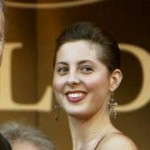
%> input picture sample0.jpg, 150 x 150 px; the run also reads 1 picture not shown here
$ octave main.m   (GNU Octave 9; MATLAB toolbox functions it lacks are replaced by stand-ins)
%> lines starting %> are read from the running program, lines starting %| are printed output that depends on the picture; in (x1, y1, x2, y2) boxes, pixels count from 0 and x2, y2 are one past the last pixel; in counts of white or black regions, pixels touching at a corner belong together; the program's own positions count from 1
### wrapped.m
function noreturn = wrapped(fileName)
%> called with fileName = 'sample0.jpg'
  %--settings--
  threshold = 113;
  height = 1.8;
  width = 1;
  partition = 5;
  num = 0;
  %precision = 3;
  %小さいほど高精度

  %--read image--
  imdata = imread(fileName);
%> imdata is the input picture: size 150x150x3 uint8; mean R, G, B 111.9, 87.5, 55.5

  %RGB to Gray and region segment
  graydata = rgb2gray(imdata);
  graydata = regionSegment(graydata,threshold);

  phaseenh = phase(graydata);

  [sizey, sizex] = size(imdata);
  rate = sizey/height/partition;
  precision = 4*rate/24;

  figure(1)
  imshow(imdata);
  hold on;


  while((rate+precision)*height<sizey)
    rate = rate+precision;
    raster(imdata,graydata/255,phaseenh/255,rate,height);
    if(rate*height>sizey)
      break
    endif
  endwhile

endfunction

### regionSegment.m
function image = regionSegment(imdata,threshold)
%> called with threshold = 113
  [sizex,sizey] = size(imdata);
%> sizex = 150; sizey = 150
  for col = 1:sizey
    for row = 1:sizex
      if (imdata(row,col)>threshold)
        imdata(row,col)=255;
      else
        imdata(row,col)=0;
      endif
    endfor
  endfor
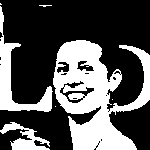
%> imdata: size 150x150 uint8; 33.6% white; 7 white regions (4 under 20 px), largest, box (x1, y1, x2, y2) and area: (53, 40, 150, 150) 5606, (0, 6, 53, 112) 1343, (0, 122, 50, 150) 591
  image = imdata;
endfunction

### phase.m

function res = phase(imdata)
  %口目鼻が強調される。
  %imdata = imread(fileName);

  [sizex1,sizey1] = size(imdata);
%> sizex1 = 150; sizey1 = 150
  fdata1 = fftshift(fft2(fftshift(imdata)))/sqrt(sizex1*sizey1);

  % 位相限定相関（エッジ強調）
  amp_fdata1 = abs(fdata1); %振幅
  phase_fdata1 = atan2(imag(fdata1),real(fdata1)); %位相４
  filtereddata1 = ifftshift(abs(ifft2(exp(i*phase_fdata1))));
  %figure(cont1+1);
  %imshow(abs(filtereddata1),[]);

  threshold = max(max(filtereddata1))/(2.0+9/5);
%> threshold = 0.0117
  filtereddata1_aft = regionSegment(filtereddata1,threshold);
%> after the loop in regionSegment (call 2), `for col = 1:sizey`: imdata: size 150x150 double; 8.2% white in thin lines or dots

  % [6 lines of commented-out code are left out]

  res = -filtereddata1_aft+imdata;
%> res: size 150x150 uint8; 29.5% white; 9 white regions (3 under 20 px), largest, box (x1, y1, x2, y2) and area: (54, 40, 150, 150) 4934, (0, 37, 52, 111) 1130, (12, 128, 49, 150) 365, (1, 122, 24, 133) 108, (69, 93, 83, 99) 61, (0, 12, 3, 33) 43


endfunction

### raster.m
function undefine = raster(imdata,graydata,phaseenh,rate,height)
  [sizey, sizex] = size(graydata);
  rectWidth = rate; rectHeight = height*rate;
  precision = 10;
  stepWid = rectWidth/precision;
  stepNum = (sizex/rectWidth-1)*precision;
  row = 0; col = 0;
  pass = 0;
  pass_r = 0;


  while((round(stepWid*row)+round(rectHeight)+1) < sizey)
    while((round(stepWid*col)+round(rectWidth)+1) < sizex)
      graydataP = graydata(round(stepWid*row)+1:round(stepWid*row)+round(rectHeight),round(stepWid*col)+1:round(stepWid*col)+round(rectWidth));
      phaseenhP = phaseenh(round(stepWid*row)+1:round(stepWid*row)+round(rectHeight),round(stepWid*col)+1:round(stepWid*col)+round(rectWidth));
      pass = windowFunc(graydataP,phaseenhP);

      % [5 lines of commented-out code are left out]

      if(pass == 1)
        h = rectangle ("Position", [round(stepWid*col), round(stepWid*row), round(rectWidth), round(rectHeight)], "Curvature", [0.1, 0.2], "EdgeColor", "r", "LineWidth",3);
        col = col + precision*20;
        hold on;
        pass_r = 1;
      endif
      col += 1;
    endwhile
    if(pass_r == 1)
      row = row + precision*20;
      pass_r = 0;
      pass = 0;
    endif
    row += 1;
    col = 0;
  endwhile
endfunction

### main.m
clear all;
close all;

Now = 0
wrapped("sample0.jpg");
%> figure, not shown here; shown 2 times larger
pause(0.5)
clear all;
close all;

now = 1
wrapped("sample1.jpg");
%> call 2 of wrapped, with fileName = 'sample1.jpg'
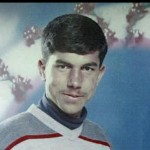
%> input picture sample1.jpg, 150 x 150 px
%> in wrapped, imdata is the input picture: size 150x150x3 uint8; mean R, G, B 112.8, 127.5, 135.6
%> after the loop in regionSegment (call 3), `for col = 1:sizey`: imdata: size 150x150 uint8; 52.5% white; 31 black regions (25 under 20 px), largest, box (x1, y1, x2, y2) and area: (0, 0, 150, 150) 10077, (4, 132, 62, 150) 244, (55, 59, 74, 77) 115, (59, 91, 86, 98) 69, (67, 84, 81, 92) 60, (135, 34, 142, 45) 48
%> after the loop in regionSegment (call 4), `for col = 1:sizey`: imdata: size 150x150 double; 8.9% white in thin lines or dots
%> in phase (call 2), `res = -filtereddata1_aft+imdata;`: res: size 150x150 uint8; 48.1% white; 16 white regions (10 under 20 px), largest, box (x1, y1, x2, y2) and area: (0, 6, 115, 150) 9254, (94, 3, 133, 53) 990, (130, 8, 150, 50) 447, (82, 13, 97, 21) 37, (87, 116, 98, 125) 33, (128, 43, 137, 49) 27
%> figure, not shown here; shown 2 times larger
pause(0.5)
clear all;
close all;

now = 2
wrapped("sample2.jpg");
%> call 3 of wrapped, with fileName = 'sample2.jpg'
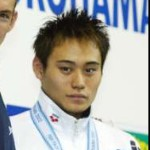
%> input picture sample2.jpg, 150 x 150 px
%> in wrapped, imdata is the input picture: size 150x150x3 uint8; mean R, G, B 177.5, 177.9, 173.7
%> after the loop in regionSegment (call 5), `for col = 1:sizey`: imdata: size 150x150 uint8; 76.2% white; 25 black regions (10 under 20 px), largest, box (x1, y1, x2, y2) and area: (33, 0, 110, 119) 3113, (0, 94, 30, 150) 642, (139, 0, 150, 150) 435
%> in phase (call 3), `filtereddata1 = ifftshift(abs(ifft2(exp(i*phase_fdata1))));`:
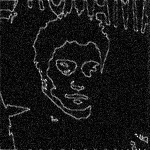
%> filtereddata1: size 150x150 double; min 1.65e-07, max 0.0472, mean 0.00422; drawn with min black and max white
%> in phase (call 3), `threshold = max(max(filtereddata1))/(2.0+9/5);`: threshold = 0.0124
%> after the loop in regionSegment (call 6), `for col = 1:sizey`: imdata: size 150x150 double; 7.3% white in thin lines or dots
%> in phase (call 3), `res = -filtereddata1_aft+imdata;`: res: size 150x150 uint8; 72.6% white; 37 black regions (22 under 20 px), largest, box (x1, y1, x2, y2) and area: (32, 0, 110, 120) 3632, (0, 91, 30, 150) 712, (139, 0, 150, 150) 481
%> figure, not shown here; shown 2 times larger
pause(0.5)
clear all;
close all;


now = 3
wrapped("sample3.jpg");
%> call 4 of wrapped, with fileName = 'sample3.jpg'
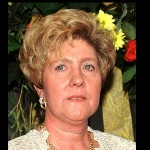
%> input picture sample3.jpg, 150 x 150 px
%> in wrapped, imdata is the input picture: size 150x150x3 uint8; mean R, G, B 120, 90.9, 63.6
%> after the loop in regionSegment (call 7), `for col = 1:sizey`: imdata: size 150x150 uint8; 45.7% white; 51 white regions (48 under 20 px), largest, box (x1, y1, x2, y2) and area: (8, 9, 136, 150) 9991, (99, 57, 107, 74) 55, (22, 67, 30, 76) 44
%> after the loop in regionSegment (call 8), `for col = 1:sizey`: imdata: size 150x150 double; 11.1% white in thin lines or dots
%> in phase (call 4), `res = -filtereddata1_aft+imdata;`: res: size 150x150 uint8; 40.2% white; 28 white regions (23 under 20 px), largest, box (x1, y1, x2, y2) and area: (8, 9, 124, 150) 6844, (85, 69, 135, 150) 1885, (24, 23, 40, 48) 188, (38, 90, 44, 105) 40, (23, 68, 29, 75) 21
%> figure, not shown here; shown 2 times larger
pause(0.5)
clear all;
close all;

now = 4
wrapped("sample4.jpg");
pause(0.5)
clear all;
close all;

now = 5
wrapped("sample5.jpg");
%> call 6 of wrapped, with fileName = 'sample5.jpg'
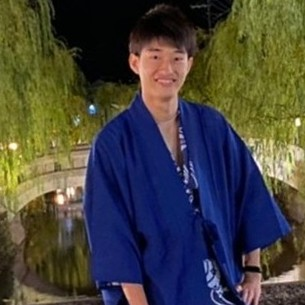
%> input picture sample5.jpg, 305 x 305 px
%> in wrapped, imdata is the input picture: size 305x305x3 uint8; mean R, G, B 69.6, 67.8, 61.7
%> after the loop in regionSegment (call 11), `for col = 1:sizey`: imdata: size 305x305 uint8; 18.3% white; 243 white regions (190 under 20 px), largest, box (x1, y1, x2, y2) and area: (0, 92, 90, 222) 5781, (129, 43, 193, 160) 3117, (227, 110, 305, 197) 3067
%> after the loop in regionSegment (call 12), `for col = 1:sizey`: imdata: size 305x305 double; 7.4% white in thin lines or dots
%> in phase (call 6), `res = -filtereddata1_aft+imdata;`: res: size 305x305 uint8; 14.3% white; 178 white regions (149 under 20 px), largest, box (x1, y1, x2, y2) and area: (0, 93, 90, 221) 5077, (130, 44, 192, 153) 2832, (237, 118, 305, 196) 2686
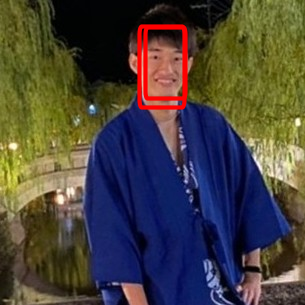
%> figure redrawn from the program's plot data
pause(0.5)
clear all;
close all;

now = 6
wrapped("sample6.jpg");
%> the run ends on the next line
